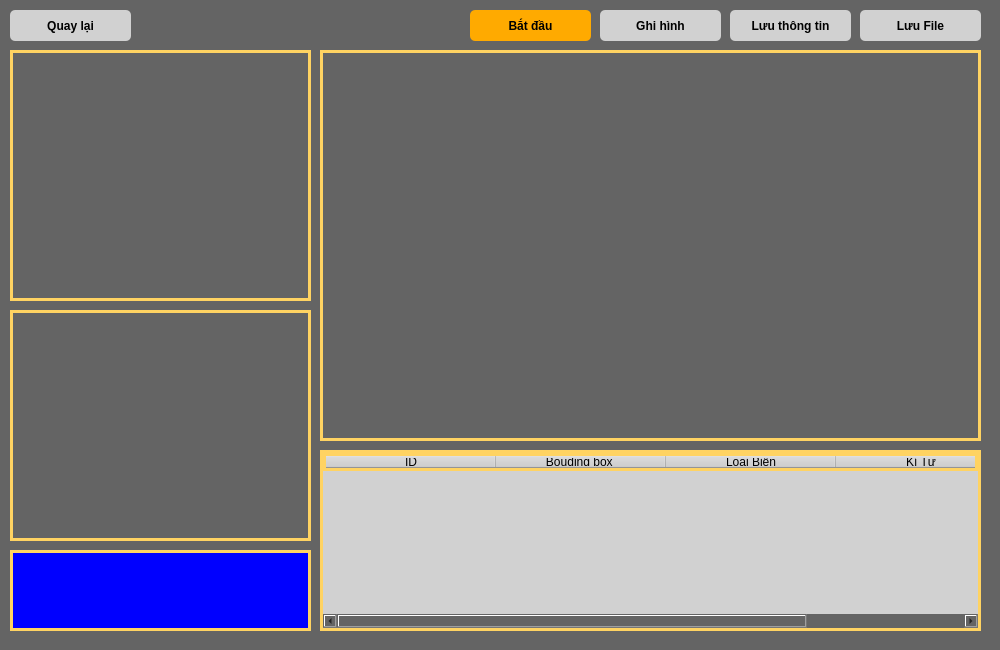
<?xml version="1.0" encoding="UTF-8"?>
<ui version="4.0">
 <class>Form</class>
 <widget class="QWidget" name="Form">
  <property name="geometry">
   <rect>
    <x>0</x>
    <y>0</y>
    <width>1000</width>
    <height>650</height>
   </rect>
  </property>
  <property name="windowTitle">
   <string>Form</string>
  </property>
  <property name="styleSheet">
   <string notr="true">background-color: rgb(100,100,100)</string>
  </property>
  <widget class="QLabel" name="label">
   <property name="geometry">
    <rect>
     <x>10</x>
     <y>50</y>
     <width>301</width>
     <height>251</height>
    </rect>
   </property>
   <property name="styleSheet">
    <string notr="true">border: 3px solid rgb(255, 211, 98)</string>
   </property>
   <property name="frameShape">
    <enum>QFrame::Box</enum>
   </property>
   <property name="frameShadow">
    <enum>QFrame::Plain</enum>
   </property>
   <property name="lineWidth">
    <number>3</number>
   </property>
   <property name="midLineWidth">
    <number>0</number>
   </property>
   <property name="text">
    <string/>
   </property>
  </widget>
  <widget class="QLabel" name="label_2">
   <property name="geometry">
    <rect>
     <x>10</x>
     <y>310</y>
     <width>301</width>
     <height>231</height>
    </rect>
   </property>
   <property name="styleSheet">
    <string notr="true">border: 3px solid rgb(255, 211, 98)</string>
   </property>
   <property name="frameShape">
    <enum>QFrame::Box</enum>
   </property>
   <property name="frameShadow">
    <enum>QFrame::Plain</enum>
   </property>
   <property name="lineWidth">
    <number>3</number>
   </property>
   <property name="midLineWidth">
    <number>0</number>
   </property>
   <property name="text">
    <string/>
   </property>
  </widget>
  <widget class="QLabel" name="label_3">
   <property name="geometry">
    <rect>
     <x>10</x>
     <y>550</y>
     <width>301</width>
     <height>81</height>
    </rect>
   </property>
   <property name="font">
    <font>
     <pointsize>18</pointsize>
     <weight>75</weight>
     <italic>false</italic>
     <bold>true</bold>
    </font>
   </property>
   <property name="styleSheet">
    <string notr="true">background-color: rgb(0, 0, 255) ;
border: 3px solid rgb(255, 211, 98);
color: white</string>
   </property>
   <property name="frameShape">
    <enum>QFrame::Box</enum>
   </property>
   <property name="frameShadow">
    <enum>QFrame::Plain</enum>
   </property>
   <property name="lineWidth">
    <number>3</number>
   </property>
   <property name="midLineWidth">
    <number>0</number>
   </property>
   <property name="text">
    <string/>
   </property>
  </widget>
  <widget class="QLabel" name="label_4">
   <property name="geometry">
    <rect>
     <x>320</x>
     <y>50</y>
     <width>661</width>
     <height>391</height>
    </rect>
   </property>
   <property name="styleSheet">
    <string notr="true">border: 3px solid rgb(255, 211, 98)</string>
   </property>
   <property name="frameShape">
    <enum>QFrame::Box</enum>
   </property>
   <property name="frameShadow">
    <enum>QFrame::Plain</enum>
   </property>
   <property name="lineWidth">
    <number>3</number>
   </property>
   <property name="midLineWidth">
    <number>0</number>
   </property>
   <property name="text">
    <string/>
   </property>
  </widget>
  <widget class="QTableWidget" name="tableWidget">
   <property name="geometry">
    <rect>
     <x>320</x>
     <y>450</y>
     <width>661</width>
     <height>181</height>
    </rect>
   </property>
   <property name="styleSheet">
    <string notr="true">border: 3px solid rgb(255, 211, 98);
background-color:  rgb(209, 209, 209);</string>
   </property>
   <property name="frameShape">
    <enum>QFrame::Box</enum>
   </property>
   <property name="frameShadow">
    <enum>QFrame::Plain</enum>
   </property>
   <property name="lineWidth">
    <number>3</number>
   </property>
   <attribute name="horizontalHeaderCascadingSectionResizes">
    <bool>false</bool>
   </attribute>
   <attribute name="horizontalHeaderDefaultSectionSize">
    <number>170</number>
   </attribute>
   <column>
    <property name="text">
     <string>ID</string>
    </property>
   </column>
   <column>
    <property name="text">
     <string>Bouding box </string>
    </property>
   </column>
   <column>
    <property name="text">
     <string>Loại Biển</string>
    </property>
   </column>
   <column>
    <property name="text">
     <string>Kí Tự</string>
    </property>
   </column>
  </widget>
  <widget class="QPushButton" name="pushButton">
   <property name="geometry">
    <rect>
     <x>10</x>
     <y>10</y>
     <width>121</width>
     <height>31</height>
    </rect>
   </property>
   <property name="font">
    <font>
     <weight>75</weight>
     <bold>true</bold>
    </font>
   </property>
   <property name="styleSheet">
    <string notr="true">background-color:  rgb(209, 209, 209);
border-radius: 5px;</string>
   </property>
   <property name="text">
    <string>Quay lại</string>
   </property>
  </widget>
  <widget class="QPushButton" name="pushButton_2">
   <property name="geometry">
    <rect>
     <x>600</x>
     <y>10</y>
     <width>121</width>
     <height>31</height>
    </rect>
   </property>
   <property name="font">
    <font>
     <weight>75</weight>
     <bold>true</bold>
    </font>
   </property>
   <property name="styleSheet">
    <string notr="true">background-color:  rgb(209, 209, 209);
border-radius: 5px;</string>
   </property>
   <property name="text">
    <string>Ghi hình</string>
   </property>
  </widget>
  <widget class="QPushButton" name="pushButton_3">
   <property name="geometry">
    <rect>
     <x>860</x>
     <y>10</y>
     <width>121</width>
     <height>31</height>
    </rect>
   </property>
   <property name="font">
    <font>
     <weight>75</weight>
     <bold>true</bold>
    </font>
   </property>
   <property name="styleSheet">
    <string notr="true">background-color:  rgb(209, 209, 209);
border-radius: 5px;</string>
   </property>
   <property name="text">
    <string>Lưu File</string>
   </property>
  </widget>
  <widget class="QPushButton" name="pushButton_4">
   <property name="geometry">
    <rect>
     <x>730</x>
     <y>10</y>
     <width>121</width>
     <height>31</height>
    </rect>
   </property>
   <property name="font">
    <font>
     <weight>75</weight>
     <bold>true</bold>
    </font>
   </property>
   <property name="styleSheet">
    <string notr="true">background-color:  rgb(209, 209, 209);
border-radius: 5px;</string>
   </property>
   <property name="text">
    <string>Lưu thông tin</string>
   </property>
  </widget>
  <widget class="QPushButton" name="pushButton_5">
   <property name="geometry">
    <rect>
     <x>470</x>
     <y>10</y>
     <width>121</width>
     <height>31</height>
    </rect>
   </property>
   <property name="font">
    <font>
     <weight>75</weight>
     <bold>true</bold>
    </font>
   </property>
   <property name="styleSheet">
    <string notr="true">background-color:  rgb(255, 170, 0);
border-radius: 5px;</string>
   </property>
   <property name="text">
    <string>Bắt đầu</string>
   </property>
  </widget>
 </widget>
 <resources/>
 <connections/>
</ui>
